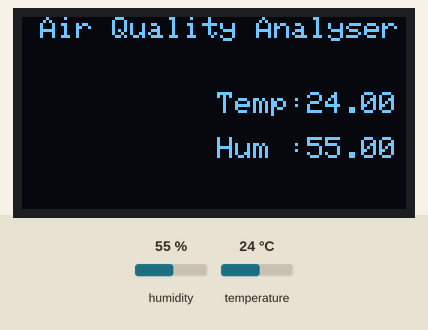
Recording of a sketch running on a simulated Arduino Uno, built with avr-gcc and run on an emulated ATmega328P. Parts: 128×64 one-colour display. The test bench sets the inputs (shaded band); at power-on: humidity 55 %, temperature 24 °C. What the sketch prints to the serial monitor is not drawn.

Above: at 2.0 s.
2.1 s: humidity set to 22 %
At 3.5 s:
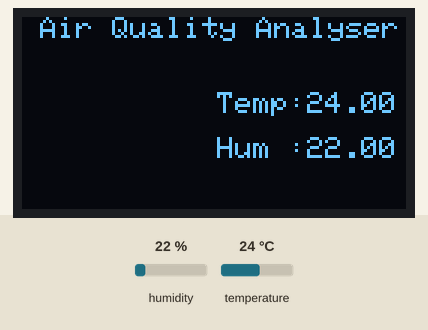
3.8 s: temperature set to 12 °C
At 5.2 s:
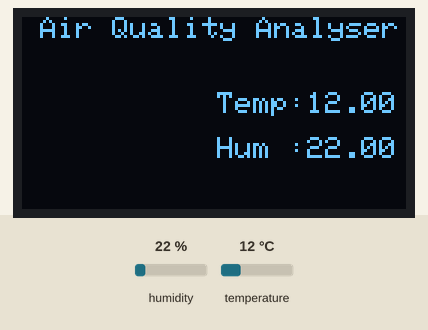
6.0 s: humidity set to 40 %
At 7.9 s:
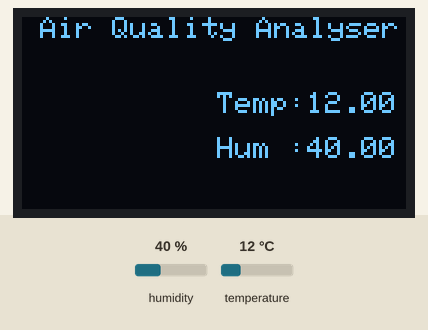
8.3 s: temperature set to 19 °C
Timing chart, 0 to 11.3 s (numbered marks = the images above; inputs shaded):
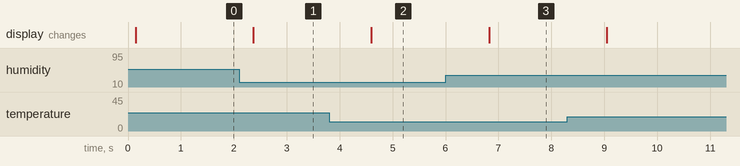

The sketch:

AHT21B_and_1.3_OLED.ino
```cpp
#include <Wire.h>
#include <Adafruit_GFX.h>
#include <Adafruit_SH1106.h>

#include <Adafruit_AHTX0.h>
Adafruit_AHTX0 aht;

#define i2c_Address 0x3c //initialize with the I2C addr 0x3C Typically eBay OLED's
#define SCREEN_WIDTH 128 // OLED display width, in pixels
#define SCREEN_HEIGHT 64 // OLED display height, in pixels
#define OLED_RESET -1   //   QT-PY / XIAO
Adafruit_SH1106 display(OLED_RESET);

void setup() {
  Serial.begin(9600);
  if (! aht.begin()) {
    Serial.println("Could not find AHT? Check wiring");
    while (1) delay(10);
  }
  Serial.println("AHT21B found");
  display.begin(i2c_Address, 0x3C); // Address 0x3C default
  display.clearDisplay();
}

void loop() {
  display.setTextSize(1);
  display.setTextColor(WHITE);
  display.setCursor(0,0);
  display.println(" Air Quality Analyser");
  display.setCursor(65,25);
  display.println("Temp: ");
  display.setCursor(65,40);
  display.println("Hum : ");
  sensors_event_t humidity, temp;
  aht.getEvent(&humidity, &temp);// populate temp and humidity objects with fresh data
  Serial.print("Temperature: "); Serial.print(temp.temperature); Serial.println("C");
  display.setCursor(95,25);
  display.println(temp.temperature);
  Serial.print("Humidity: "); Serial.print(humidity.relative_humidity); Serial.println("%");
  display.setCursor(95,40);
  display.println(humidity.relative_humidity);
  display.display();
  delay(1000);
  display.clearDisplay();
}
```

Measured:
- after the input at 2.1 s, the display: changes after 0.27 s (image 1)
- after the input at 3.8 s, the display: changes after 0.80 s (image 2)
- after the input at 6.0 s, the display: changes after 0.82 s (image 3)
